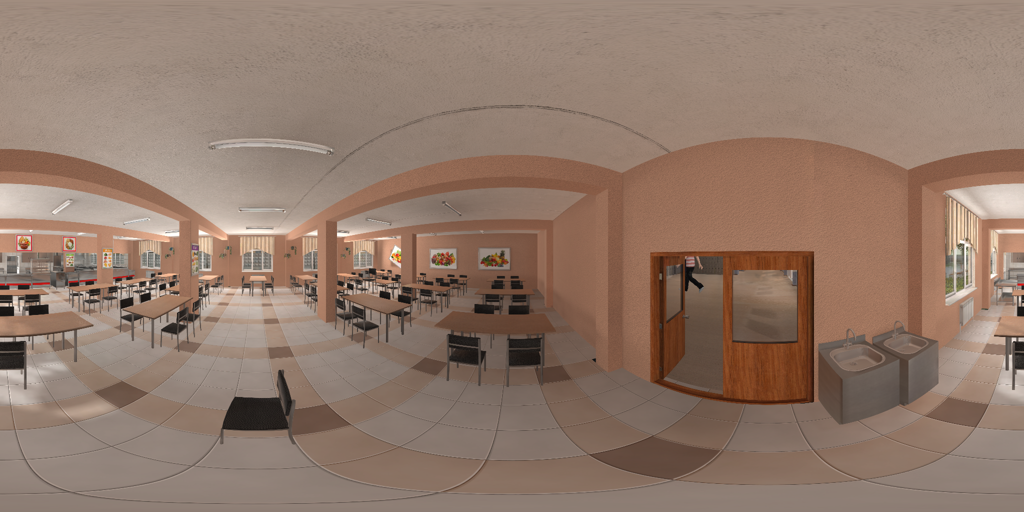
%> input picture erp.png, 1024 x 512 px
$ octave roate_erp.m   (GNU Octave 9; MATLAB toolbox functions it lacks are replaced by stand-ins)
%> lines starting %> are read from the running program, lines starting %| are printed output that depends on the picture
### function/rotate360.m
function rotate_Y = rotate360(img, angle, Rot_axis)
%code is written as inverse mapping(to remove aliasing)...Put -x degree if you want to rotate about x degree

[H, W]=size(img);

rot_0=angle*pi/180;  %radian value
m2=0:W-1; %for inverse mapping
n2=0:H-1;

mod_lng=(((m2+0.5)/W)-0.5)*2*pi; %phi
mod_lat=(0.5-((n2+0.5)/H))*pi; %theta

XX=cos(mod_lat)'*cos(mod_lng); YY=-sin(mod_lat)'*ones(1,W); ZZ=-cos(mod_lat)'*sin(mod_lng);
P=[XX(:)';YY(:)';ZZ(:)']; % 3x(heightxwidht)
R_x=[1,0,0; 0, cos(rot_0), -sin(rot_0); 0, sin(rot_0),cos(rot_0)];  %rotate P' points about theta
R_y=[cos(rot_0), 0, sin(rot_0); 0,1,0; -sin(rot_0), 0, cos(rot_0)];
R_z=[cos(rot_0), -sin(rot_0), 0;sin(rot_0),cos(rot_0),0 ;0,0,1];

if Rot_axis == 'X'
    rotate_P=R_x*P;
elseif Rot_axis == 'Y'
    rotate_P=R_y*P;
elseif Rot_axis=='Z'
    rotate_P=R_z*P;
end
X1=rotate_P(1,:); Y1=rotate_P(2,:); Z1=rotate_P(3,:);
X=reshape(X1,H,W); Y=reshape(Y1,H,W); Z=reshape(Z1,H,W);

d=sqrt(Z.^2+X.^2+Y.^2);
lat=asin(Y./d);
lng=atan2(-Z,X);

m1=round((0.5*lng/pi+0.5)*W-0.5)+1;   %%%%%round
n1=round((lat/pi+0.5)*H-0.5)+1;      %%%%%round

rotate_Y=img(n1+(m1-1)*H);

rotate_Y=uint8(rotate_Y);

### roate_erp.m
clc; clear all
addpath('./function');

erp = imread('./erp.png');
%> erp is the input picture: size 512x1024x3 uint8; mean R, G, B 145.2, 121, 106.6

[m, n, c] = size(erp);
%> m = 512; n = 1024; c = 3
erp_rot = zeros(size(erp));

rot_angle = 60;
rot_axis = 'Z';
for k=1:1:c
    erp_rot(:,:,k) = rotate360(erp(:,:,k), rot_angle, rot_axis);
end
%> this loop made 3 passes
%> pass 1, in rotate360, `rotate_Y=img(n1+(m1-1)*H);`:
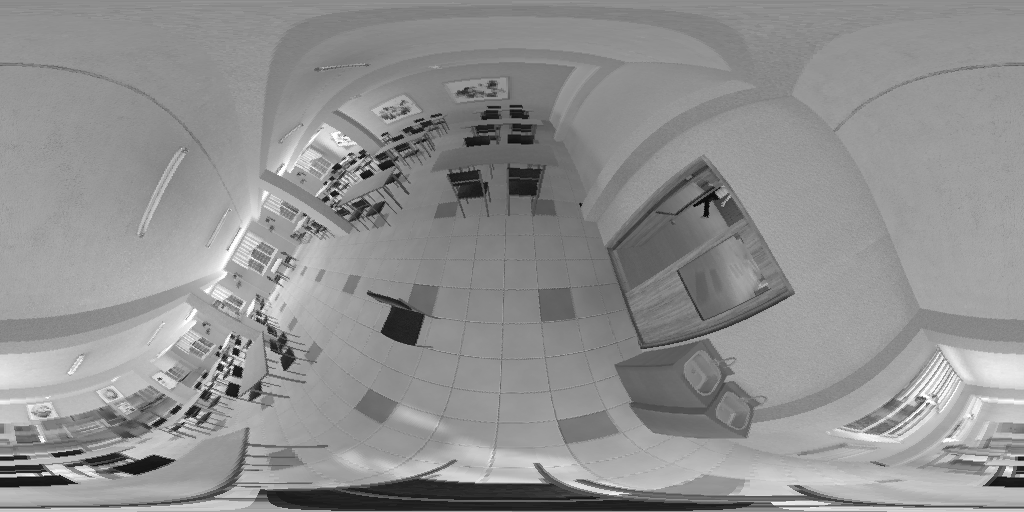
%> rotate_Y: size 512x1024 uint8; min 6, max 255, mean 144.3
%> pass 2, in rotate360 (call 2), `rotate_Y=img(n1+(m1-1)*H);`:
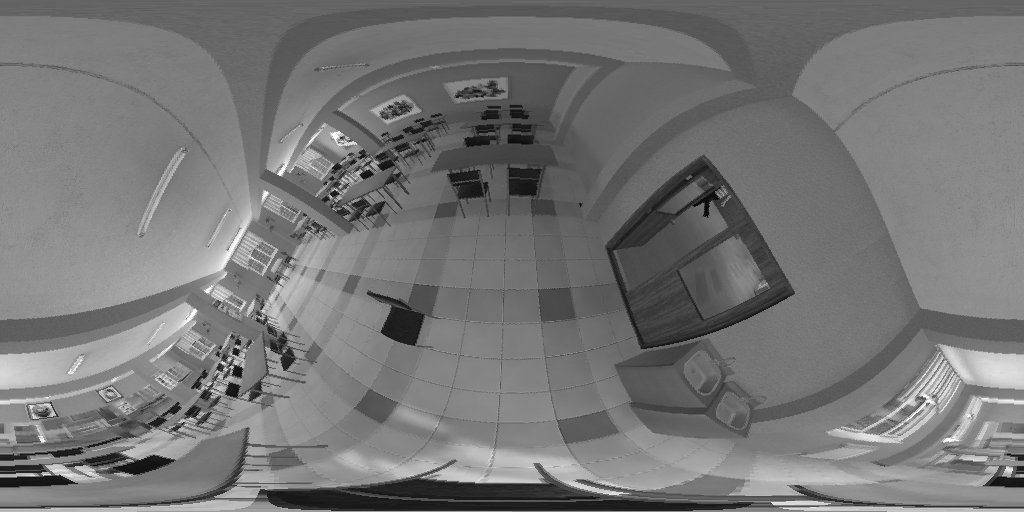
%> rotate_Y: size 512x1024 uint8; min 6, max 255, mean 117.9
%> pass 3, in rotate360 (call 3), `rotate_Y=img(n1+(m1-1)*H);`:
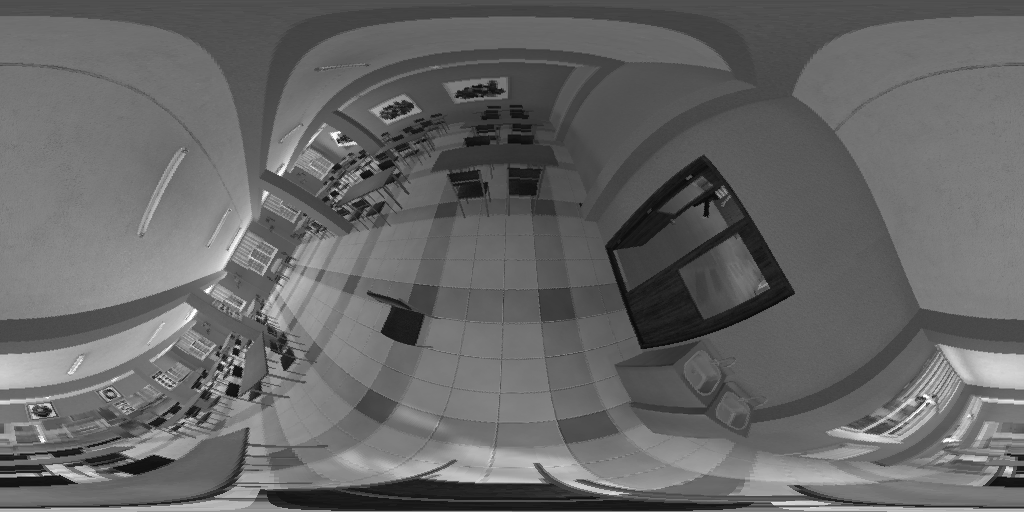
%> rotate_Y: size 512x1024 uint8; min 7, max 255, mean 102.5
%> after the loop:
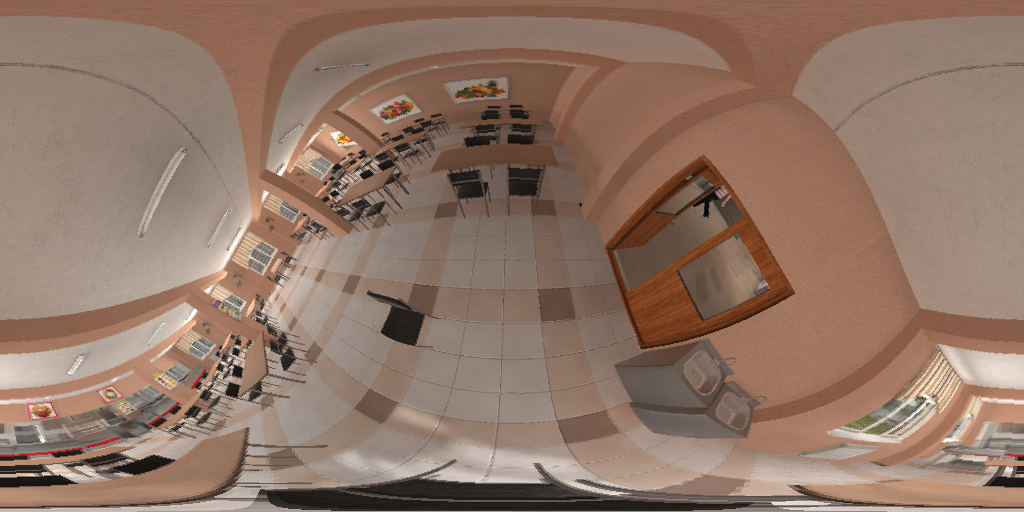
%> erp_rot: size 512x1024x3 double; mean R, G, B 144.3, 117.9, 102.5

save_dir = sprintf('./erp_rot_about_%03d_degree_in_%s_axis.png', rot_angle, rot_axis);
imwrite(uint8(erp_rot), save_dir);
